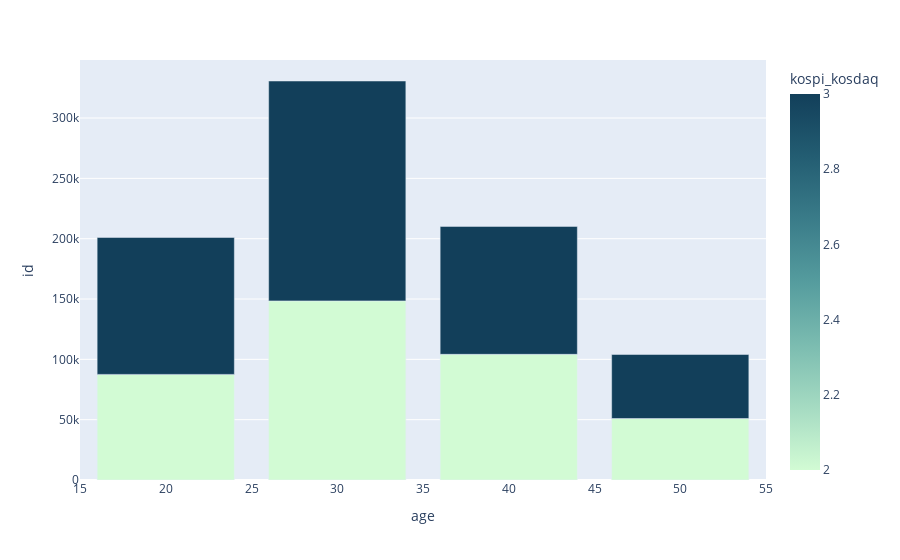

This figure's notebook cell:
### Code cell
px.bar(age_kospi_kosdaq, x='age', y='id', color='kospi_kosdaq', color_continuous_scale='darkmint')

### Figure 1 — Plotly figure (JSON) as saved in the notebook; plotly's stock layout.template omitted (floating-point values rounded to 4 significant figures)
{"data": [{"alignmentgroup": "True", "hovertemplate": "age=%{x}<br>id=%{y}<br>kospi_kosdaq=%{marker.color}<extra></extra>", "legendgroup": "", "marker": {"color": [2, 3, 2, 3, 2, 3, 2, 3], "coloraxis": "coloraxis"}, "name": "", "offsetgroup": "", "orientation": "v", "showlegend": false, "textposition": "auto", "type": "bar", "x": [20, 20, 30, 30, 40, 40, 50, 50], "xaxis": "x", "y": [87525, 113494, 148438, 182259, 104146, 106041, 50968, 53069], "yaxis": "y"}], "layout": {"barmode": "relative", "coloraxis": {"colorbar": {"title": {"text": "kospi_kosdaq"}}, "colorscale": [[0, "rgb(210, 251, 212)"], [0.1667, "rgb(165, 219, 194)"], [0.3333, "rgb(123, 188, 176)"], [0.5, "rgb(85, 156, 158)"], [0.6667, "rgb(58, 124, 137)"], [0.8333, "rgb(35, 93, 114)"], [1, "rgb(18, 63, 90)"]]}, "legend": {"tracegroupgap": 0}, "margin": {"t": 60}, "xaxis": {"anchor": "y", "domain": [0, 1], "title": {"text": "age"}}, "yaxis": {"anchor": "x", "domain": [0, 1], "title": {"text": "id"}}}}
